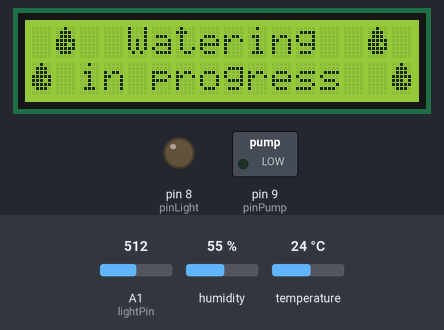
A sketch run on a simulated Arduino Uno, built with avr-gcc and run on an emulated ATmega328P. Shown: 16×2 character LCD, switched loads named in the sketch (green lamp = pin HIGH), output pins drawn as LEDs (lit = HIGH). Inputs (shaded band) come from the test bench; at power-on: A1 (lightPin) = 512, humidity 55 %, temperature 24 °C. The local clock reads 2024-03-15 10:24:30 at power-on unless the sketch sets it; what the sketch prints to the serial monitor is not drawn.

Above: at 8.2 s.
8.3 s: A1 (lightPin) set to 913
19.0 s: A1 (lightPin) set to 938
At 29.5 s:
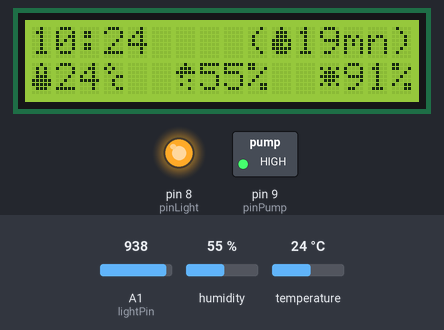
29.7 s: A1 (lightPin) set to 80
At 32.1 s:
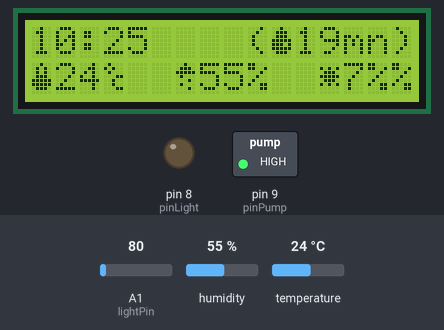
35.6 s: humidity set to 22 %
At 37.7 s:
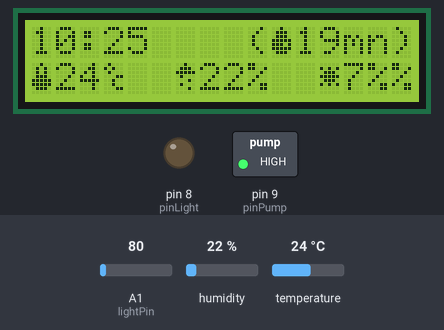
41.5 s: temperature set to 12 °C
At 43.7 s:
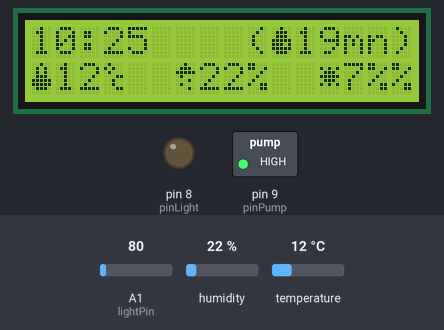
47.4 s: A1 (lightPin) set to 95
At 50.4 s:
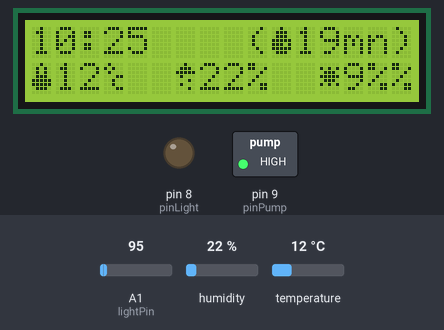
53.3 s: A1 (lightPin) set to 110
At 56.1 s:
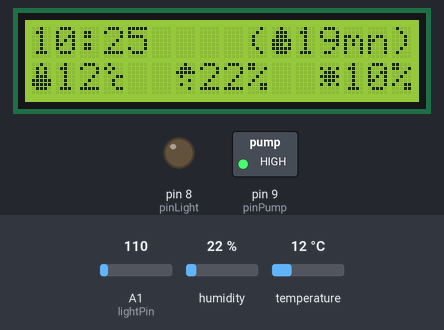
Timing chart, 0 to 57.6 s (numbered marks = the images above; inputs shaded):
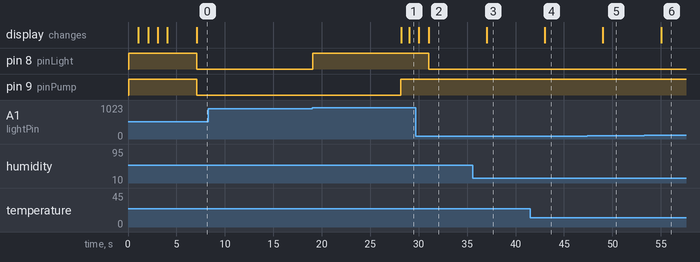

Measured:
- the behaviour switches between 920 and 921 on A1 (lightPin) (found by bisection; images 0 and 1)
- the behaviour switches between 102 and 103 on A1 (lightPin) (found by bisection; images 5 and 6)
- after the input at 8.3 s, every drawn part: stays the same
- after the input at 19.0 s, pin 8 (pinLight): LOW → HIGH after 0.08 s
- after the input at 29.7 s, pin 8 (pinLight): HIGH → LOW after 1.3 s; the display: first differs from a run without the input after 1.3 s (image 2)
- after the input at 35.6 s, the display: changes after 1.4 s (image 3)
- after the input at 41.5 s, the display: changes after 1.5 s (image 4)
- after the input at 47.4 s, the display: changes after 1.6 s (image 5)
- after the input at 53.3 s, the display: changes after 1.7 s (image 6)

The sketch:

UrbanPotager.ino
```cpp
// (licence header left out)
#include <LiquidCrystal.h>
LiquidCrystal lcd(12,11,5,4,3,2);
int lightPin = 1;
long longLightReading=0;
long longTempVal=0;
long longHumiVal=0;
String detailledStatus1;    // Status ligne 1 (max 16 caractères)
String detailledStatus2;    // Status ligne 2 (max 16 caractères)
String lightVal;
String tempVal;
String humiVal;
long lightPercent;

unsigned long lastSensorReading=0;
unsigned long delaySensorReading = 5 ; // every 5 s

unsigned long lastWatering=0;
unsigned long durationWatering = 20;// 20 seconds (in seconds)
unsigned long delayWatering = 1200 ; // 1200 = every 20 mn (in seconds)
unsigned long currentTime;
boolean bLightON=false;
boolean bPumpON=false;

int startLight = 7;       // Heure de DEBUT lumière (8 = allumage à 8:00)
int endLight = 23;        // Heure de FIN lumière (22 = extinction à 22:00)
int lightMinValue = 90;

/****** RTC Libraries & Variables ******************/
#include <SPI.h>
#include <RTClib.h>          // RTC library
#include <Wire.h>            // linked to RTC
RTC_DS1307 RTC;
#if defined(__SAM3X8E__)
    #undef __FlashStringHelper::F(string_literal)
    #define F(string_literal) string_literal
#endif
long time;
String myDate;
String myTime;

#include <DHT22.h>
int tempPin=7;
DHT22 myDHT22(tempPin);

int pinLight = 8;
int pinPump = 9;

byte celcius[8] = {
  B01000,
  B10100,
  B01000,
  B00011,
  B00100,
  B00100,
  B00011,
};

byte light[8] = {
  B00000,
  B10101,
  B01110,
  B11111,
  B01110,
  B10101,
  B00000,
  B00000,
};

byte humidity[8] = {
  B00100,
  B01110,
  B11111,
  B01000,
  B00010,
  B01000,
  B00010,
  B00000,
};

byte temp[8] = {
  B00100,
  B01010,
  B01010,
  B01110,
  B11111,
  B11111,
  B01110,
};


byte water1[8] = {
  B00000,
  B00100,
  B01110,
  B01110,
  B11111,
  B11101,
  B11111,
  B01110,
};

byte water2[8] = {
  B00100,
  B01110,
  B01110,
  B11111,
  B11101,
  B11111,
  B01110,
  B00000,
};

/*byte water3[8] = {
  B11111,
  B11111,
  B01110,
  B00000,
  B00000,
  B00000,
  B00000,
  B00000,
};*/

/*byte urbanpotager1[8] = {
  B10001,
  B01010,
  B10101,
  B10101,
  B10101,
  B10001,
  B01110,
  B00000,
};*/

void setup() {
  Serial.begin(9600);
  lcd.begin(16, 2);
  lcd.createChar(0, celcius);
  lcd.createChar(1, light);
  lcd.createChar(2, humidity);
  lcd.createChar(3, temp);
  lcd.createChar(4, water1);
  lcd.createChar(5, water2);
  //lcd.createChar(6, urbanpotager1);

  pinMode(pinLight, OUTPUT);
  digitalWrite(pinLight,HIGH); // Turn OFF (default)
  pinMode(pinPump, OUTPUT);
  digitalWrite(pinPump,HIGH); // Turn OFF = HIGH (default)
  lcd.setCursor(0, 0);
  lcd.print("  UrbanPotager  ");
  delay(1000);
  lcd.setCursor(0, 1);
  lcd.print("   ");
  lcd.write(byte(3));
  delay(1000);
  lcd.print("  ");
  lcd.write(byte(2));
  delay(1000);
  lcd.print("  ");
  lcd.write(byte(1));
  delay(1000);
  lcd.print("  ");
  lcd.write(byte(5));
  delay(3000) ;
  Wire.begin();
  RTC.begin();
  //RTC.adjust(DateTime(__DATE__, __TIME__));
  if (! RTC.isrunning()) {
    Serial.println("RTC is NOT running!");
    RTC.adjust(DateTime(__DATE__, __TIME__));
  }
}

void loop() {
  DateTime now = RTC.now();
  time = now.unixtime(); // seconds
  //if (now.day() < 10) { myDate ="0"+ String(now.day())+"/";} else {myDate = String(now.day())+"/";}             // correct date if necessary
  //if (now.month() < 10) { myDate =myDate+"0"+ String(now.month())+"/";} else {myDate = myDate+String(now.month())+"/";}             // correct date if necessary
  //myDate = myDate+String(now.year());

  if (now.hour() < 10) { myTime ="0"+ String(now.hour())+":";} else {myTime = String(now.hour())+":";}             // correct date if necessary
  if (now.minute() < 10) { myTime =myTime+"0"+ String(now.minute());} else {myTime = myTime+String(now.minute());}             // correct date if necessary

  if (time > (lastSensorReading + delaySensorReading)) {
    getSensorsValues();
    lastSensorReading = time;
  }
  manageDayLight();            // Based on Settings & RTC, swith High / Low lights
  manageWatering();
  manageLCDDisplay();
  //delay(5000) ;
}

/**********************************************************************
             Light / Temp / Humidity
**********************************************************************/
void getSensorsValues() {
  // Display Temperature in C

  longLightReading = analogRead(lightPin);

  DHT22_ERROR_t errorCode;
  errorCode = myDHT22.readData();

  switch(errorCode)
  {
    case DHT_ERROR_NONE:
      longTempVal = myDHT22.getTemperatureC();
      longHumiVal = myDHT22.getHumidity();
      break;

    case DHT_ERROR_CHECKSUM:
      //Serial.print("check sum error ");
      break;

    case DHT_BUS_HUNG:
      //Serial.println("BUS Hung ");
      break;

    case DHT_ERROR_NOT_PRESENT:
      //Serial.println("Not Present ");
      break;

    case DHT_ERROR_ACK_TOO_LONG:
      //Serial.println("ACK time out ");
      break;

    case DHT_ERROR_SYNC_TIMEOUT:
      //Serial.println("Sync Timeout ");
      break;

    case DHT_ERROR_DATA_TIMEOUT:
      //Serial.println("Data Timeout ");
      break;

    case DHT_ERROR_TOOQUICK:
      //Serial.println("Polled to quick ");
      break;
  }
  lightPercent = map(longLightReading, 0, 1023, 0, 100);
  Serial.print("longLightReading = ");
  Serial.println(longLightReading);
  lightVal = doubleToString(lightPercent, 0);
  tempVal = doubleToString(longTempVal, 0);
  humiVal = doubleToString(longHumiVal, 0);
}

/****** LIGHTING SYSTEM ******/
void manageDayLight() {
 DateTime now = RTC.now();
 int myHour = now.hour();
 if ((myHour >= startLight ) && (myHour < endLight)) {
   if (lightPercent>=90) {
      digitalWrite(pinLight,HIGH); // Turn OFF = HIGH (default)
      bLightON=false;
    } else {
      digitalWrite(pinLight,LOW); // Turn ON
      bLightON=true;
    }
 } else {
   digitalWrite(pinLight,HIGH); // Turn OFF = HIGH (default)
   bLightON=false;
 }
}

/****** WATERING SYSTEM ******/
void manageWatering() {
  if (bPumpON==true) {
      Serial.print("Pump ON (lastWatering=");
      Serial.print(lastWatering);
      Serial.print(" / time=");
      Serial.print(time);
      Serial.print(" / durationWatering=");
      Serial.print(durationWatering);
      Serial.println(")");
    if (time > (lastWatering + durationWatering)) {
      digitalWrite(pinPump,HIGH); // Turn OFF = HIGH (default)
      bPumpON=false;
      Serial.print("Pump OFF (lastWatering=");
      Serial.print(lastWatering);
      Serial.print(" / time=");
      Serial.print(time);
      Serial.println(")");
      lastWatering = time;
    }
  } else {
    if (time > (lastWatering + delayWatering)) {
      digitalWrite(pinPump,LOW); // Turn ON
      Serial.print("Pump ON (lastWatering=");
      Serial.print(lastWatering);
      Serial.print(" / time=");
      Serial.print(time);
      Serial.println(")");
      lastWatering =time;
      bPumpON=true;
    }
  }
}

/****** LCD DISPLAY SYSTEM ******/
void manageLCDDisplay() {
  if (bPumpON == true) {
    lcd.setCursor(0, 0);
    lcd.print(" ");
    lcd.write(byte(5));  // Water
    lcd.print("  Watering  ");
    lcd.write(byte(5));  // Water
    lcd.print(" ");

    lcd.setCursor(0, 1);
    lcd.write(byte(5));  // Water
    lcd.print(" in progress  ");
    lcd.write(byte(5));  // Water


  } else {
    //lcd.setCursor(0, 0);
    //lcd.print("===== "+myTime+" ====");
    lcd.setCursor(0, 0);
    lcd.print(myTime+"    (");
    lcd.write(byte(5));  // Water char
    int nextWatering = (lastWatering+delayWatering) - time;
    if (nextWatering >= 3600) {
      nextWatering = nextWatering/3600;
      lcd.print(String(nextWatering)+"h)    ");
    } else {
      if (nextWatering >= 60) {
        nextWatering = nextWatering/60;
        lcd.print(String(nextWatering)+"mn)        ");
      } else {
        lcd.print(String(nextWatering)+"s)         ");
      }
    }
    lcd.setCursor(0, 1);
    lcd.write(byte(3));  // Temp char
    lcd.setCursor(1, 1);
    lcd.print(tempVal);
    lcd.setCursor(3, 1);
    lcd.write(byte(0));  // Celcius char
    lcd.setCursor(4, 1);
    lcd.print("  ");
    lcd.setCursor(6, 1);
    lcd.write(byte(2));  // Humidity char
    lcd.setCursor(7, 1);
    lcd.print(humiVal+"%  ");
    lcd.setCursor(12, 1);
    lcd.write(byte(1));  // Light char
    lcd.setCursor(13, 1);
    lcd.print(lightVal+"%");
  }

}

/****** TOOLS FUNCTIONS ******/
String doubleToString(double input,int decimalPlaces)
{
  if(decimalPlaces!=0){
  String string = String((int)(input*pow(10,decimalPlaces)));
  if(abs(input)<1)
    {
    if(input>0)
      string = "0"+string;
    else if(input<0)
      string = string.substring(0,1)+"0"+string.substring(1);
    }
    return string.substring(0,string.length()-decimalPlaces)+"."+string.substring(string.length()-decimalPlaces);
  }
  else
  {
    return String((int)input);
  }
}
```
